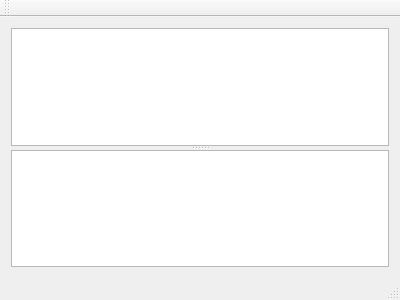
<?xml version="1.0" encoding="UTF-8"?>
<ui version="4.0">
 <class>MainWindow</class>
 <widget class="QMainWindow" name="MainWindow">
  <property name="geometry">
   <rect>
    <x>0</x>
    <y>0</y>
    <width>400</width>
    <height>300</height>
   </rect>
  </property>
  <property name="windowTitle">
   <string>MainWindow</string>
  </property>
  <widget class="QWidget" name="centralWidget">
   <layout class="QHBoxLayout" name="horizontalLayout">
    <item>
     <widget class="QSplitter" name="splitter">
      <property name="orientation">
       <enum>Qt::Vertical</enum>
      </property>
      <widget class="QGraphicsView" name="graphicsView"/>
      <widget class="QTableWidget" name="objectList"/>
     </widget>
    </item>
   </layout>
  </widget>
  <widget class="QMenuBar" name="menuBar">
   <property name="geometry">
    <rect>
     <x>0</x>
     <y>0</y>
     <width>400</width>
     <height>20</height>
    </rect>
   </property>
  </widget>
  <widget class="QToolBar" name="mainToolBar">
   <attribute name="toolBarArea">
    <enum>TopToolBarArea</enum>
   </attribute>
   <attribute name="toolBarBreak">
    <bool>false</bool>
   </attribute>
  </widget>
  <widget class="QStatusBar" name="statusBar"/>
 </widget>
 <layoutdefault spacing="6" margin="11"/>
 <resources/>
 <connections/>
</ui>
